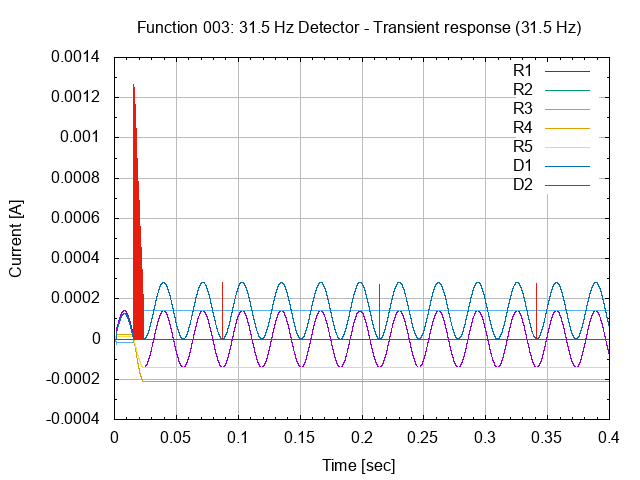

Generate this figure with gnuplot:
# setup terminal
set term png

# setup graph
set output "26.003.00.02.01.png"
set title "Function 003: 31.5 Hz Detector - Transient response (31.5 Hz)"

# setup Y-axis
set grid ytics lt 1 lw 1 lc rgb "#bbbbbb"
set mytics
set ylabel "Current [A]"

# setup X-axis
set grid xtics lt 1 lw 1 lc rgb "#bbbbbb"
set mxtics
set xlabel "Time [sec]"

# setup plot style
set style data lines
plot '26.003.00.02.01.dat' using 1:2 title "R1", \
     '26.003.00.02.01.dat' using 1:3 title "R2", \
     '26.003.00.02.01.dat' using 1:4 title "R3", \
     '26.003.00.02.01.dat' using 1:5 title "R4", \
     '26.003.00.02.01.dat' using 1:6 title "R5", \
     '26.003.00.02.01.dat' using 1:7 title "D1", \
     '26.003.00.02.01.dat' using 1:8 title "D2"

# set output back to default
set output

# reset terminal type
set terminal pop
